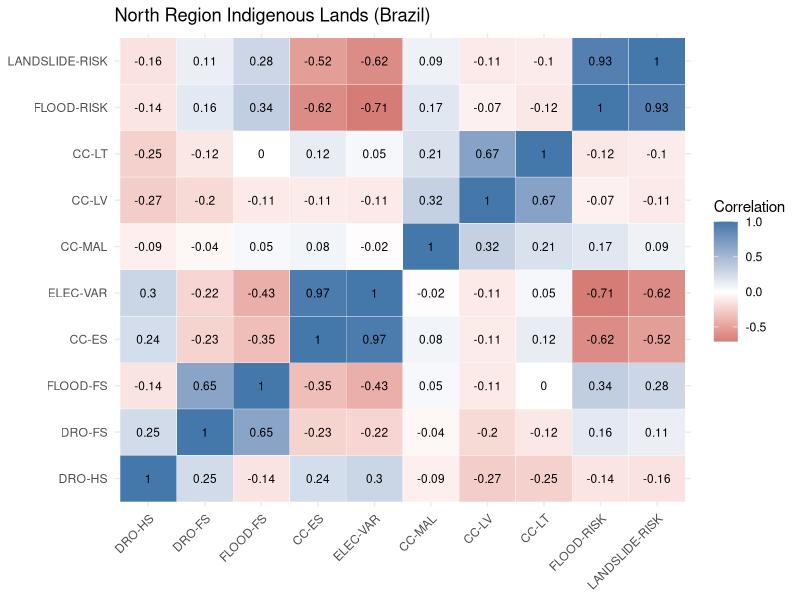
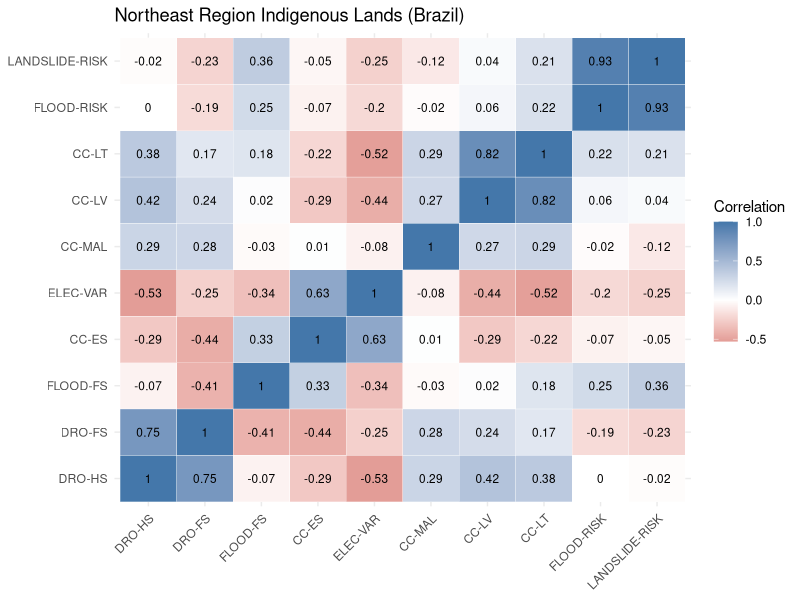
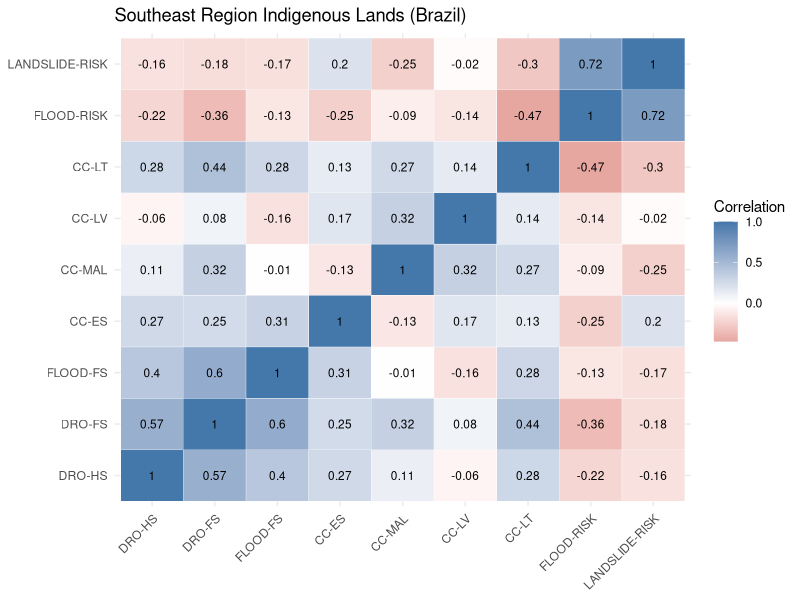
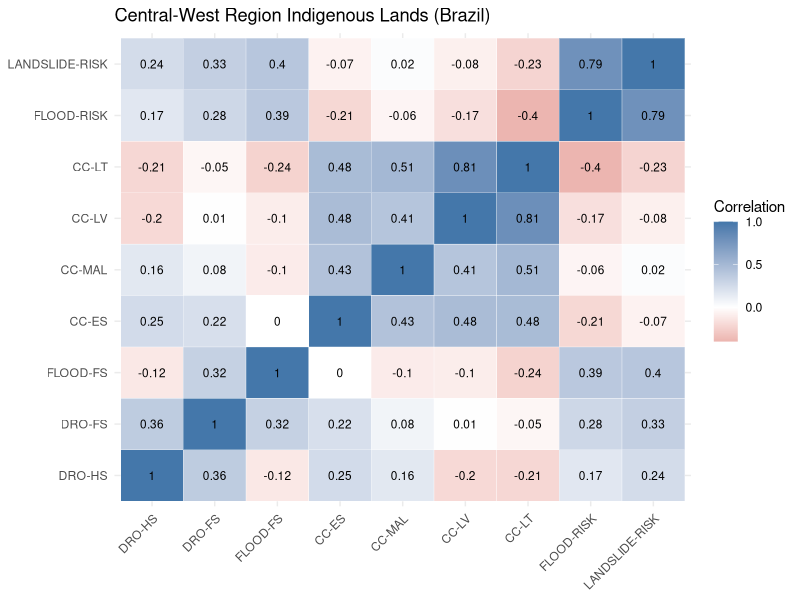
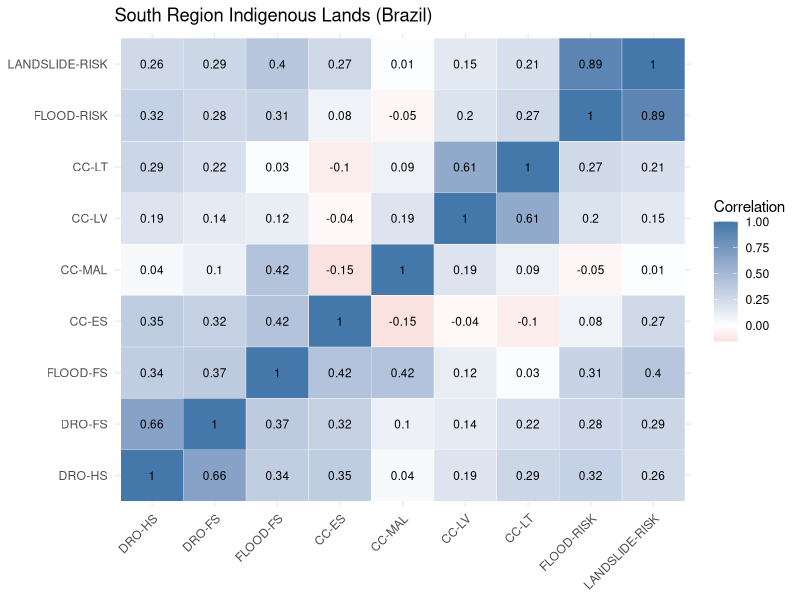
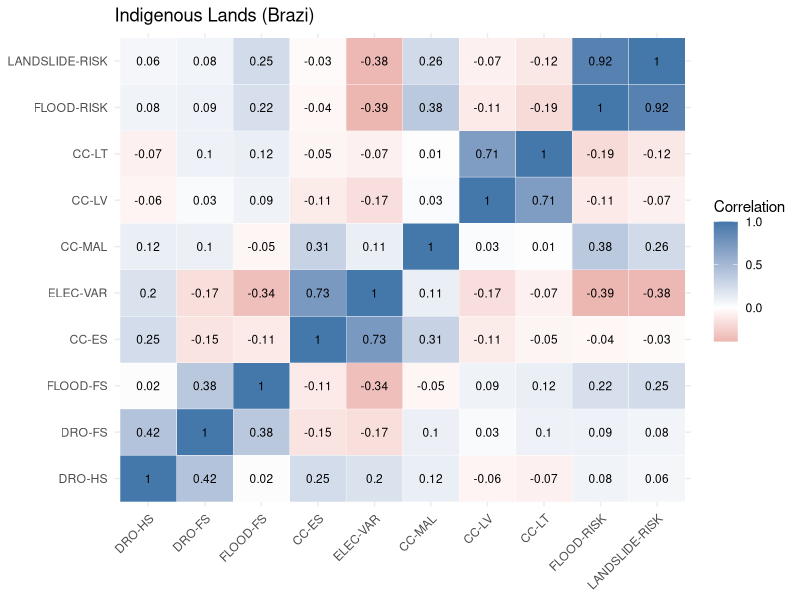
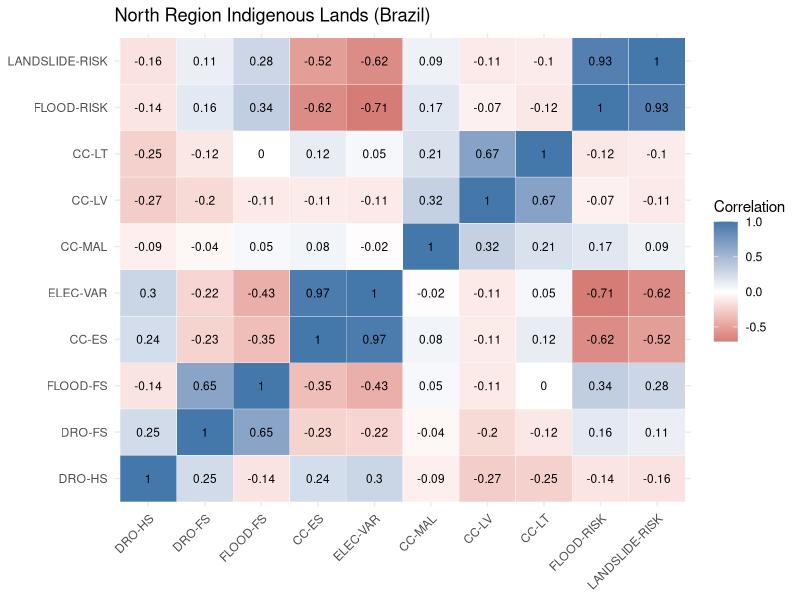
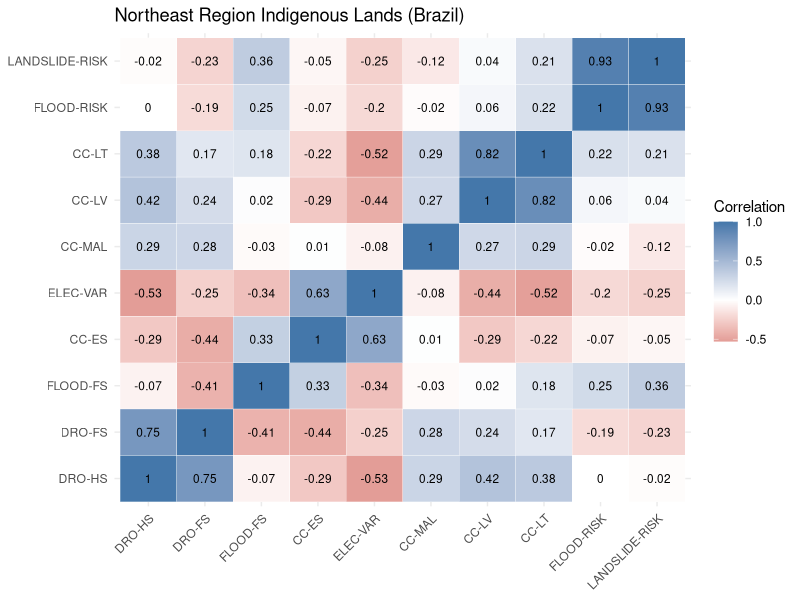

The R script that drew these images, in order:
#INSTALANDO E CARREGANDO OS PACOTES NECESSÁRIOS
install.packages("readxl")
install.packages("tidyverse")
install.packages("patchwork")

library(tidyverse)
library(readxl)
library(patchwork)

#IMPORTANDO AS PLANILHAS
ti<-read_excel("tabela_final_ind.xlsx")

#AJUSTANDO AS COLUNAS COM NOMES PADRONIZADOS E ABREVIAÇÕES QUE VÃO AJUDAR NO LAYOUT DA MATRIZ DE CORRELAÇÃO + MATRIZ DE CORRELAÇÃO SOMENTE PARAA  REGIÃO NORTE
glimpse(ti)

ti<-ti%>%
  rename("DRO-HS"=seca_rischidro, "DRO-FS"=seca_segali, "FLOOD-FS"=chuva_segali, "CC-ES"=segener_acesso, "ELEC-VAR"=segener_disp, "CC-MAL"=saude_malaria, "CC-LV"=saude_leishmaniose_visceral, "CC-LT"= saude_leishmaniose_tegumentar, "FLOOD-RISK"=inudacoes_des_hidro, "LANDSLIDE-RISK"=deslizamento_des_hidro )

ti_regiao<-ti%>%
  filter(NM_REGIAO=="Norte")

ti_regiao_num<-ti_regiao%>%
  select(-name,-NM_REGIAO)

#DATA FRAME SOMENTE COM VALORES
df <- ti_regiao_num  

corr_mat <- cor(df)

cor_long <- as.data.frame(as.table(corr_mat)) %>%
  rename(var1 = Var1, var2 = Var2, corr = Freq)  

north<-ggplot(cor_long, aes(x = var1, y = var2, fill = corr)) +
  geom_tile(color = "white") +                # Tiles coloridos
  scale_fill_gradient2(low = "#BB4444", mid = "white", high = "#4477AA", midpoint = 0) + # Escala divergente
  geom_text(aes(label = round(corr, 2)), size = 3) + # Mostrar valores arredondados
  theme_minimal() +
  theme(axis.text.x = element_text(angle = 45, vjust = 1, hjust=1)) + # Ajustar texto do eixo x
  labs(title = "North Region Indigenous Lands (Brazil)", fill = "Correlation")+
  ylab(NULL)+
  xlab(NULL)
north

ggsave(filename = "cor_il_north.jpeg", plot = north, dpi = 600, width = 8, height = 6, units = "in")


######PARA A REGIÃO NORDESTE######

ti<-read_excel("tabela_final_ind.xlsx")

#AJUSTANDO OS DADOS 
glimpse(ti)

#AJUSTANDO AS COLUNAS COM NOMES PADRONIZADOS E ABREVIAÇÕES QUE VÃO AJUDAR NO LAYOUT DA MATRIZ DE CORRELAÇÃO + MATRIZ DE CORRELAÇÃO SOMENTE PARAA  REGIÃO NORDESTE

ti<-ti%>%
  rename("DRO-HS"=seca_rischidro, "DRO-FS"=seca_segali, "FLOOD-FS"=chuva_segali, "CC-ES"=segener_acesso, "ELEC-VAR"=segener_disp, "CC-MAL"=saude_malaria, "CC-LV"=saude_leishmaniose_visceral, "CC-LT"= saude_leishmaniose_tegumentar, "FLOOD-RISK"=inudacoes_des_hidro, "LANDSLIDE-RISK"=deslizamento_des_hidro )

ti_regiao<-ti%>%
  filter(NM_REGIAO=="Nordeste")

ti_regiao_num<-ti_regiao%>%
  select(-name,-NM_REGIAO)

#DATA FRAME SOMENTE COM VALORES
df <- ti_regiao_num 

cor_mat <- cor(df)

cor_long <- as.data.frame(as.table(cor_mat)) %>%
  rename(var1 = Var1, var2 = Var2, corr = Freq)

northeast<-ggplot(cor_long, aes(x = var1, y = var2, fill = corr)) +
  geom_tile(color = "white") +                # Tiles coloridos
  scale_fill_gradient2(low = "#BB4444", mid = "white", high = "#4477AA", midpoint = 0) + # Escala divergente
  geom_text(aes(label = round(corr, 2)), size = 3) + # Mostrar valores arredondados
  theme_minimal() +
  theme(axis.text.x = element_text(angle = 45, vjust = 1, hjust=1)) + # Ajustar texto do eixo x
  labs(title = "Northeast Region Indigenous Lands (Brazil)", fill = "Correlation")+
  ylab(NULL)+
  xlab(NULL)
northeast

ggsave(filename = "cor_il_northeast.jpeg", plot = northeast, dpi = 600, width = 8, height = 6, units = "in")


######PARA A REGIÃO SUDESTE######

ti<-read_excel("tabela_final_ind.xlsx")

#AJUSTANDO AS COLUNAS COM NOMES PADRONIZADOS E ABREVIAÇÕES QUE VÃO AJUDAR NO LAYOUT DA MATRIZ DE CORRELAÇÃO + MATRIZ DE CORRELAÇÃO SOMENTE PARAA  REGIÃO SUDESTE
glimpse(ti)

ti<-ti%>%
  rename("DRO-HS"=seca_rischidro, "DRO-FS"=seca_segali, "FLOOD-FS"=chuva_segali, "CC-ES"=segener_acesso, "ELEC-VAR"=segener_disp, "CC-MAL"=saude_malaria, "CC-LV"=saude_leishmaniose_visceral, "CC-LT"= saude_leishmaniose_tegumentar, "FLOOD-RISK"=inudacoes_des_hidro, "LANDSLIDE-RISK"=deslizamento_des_hidro )

ti_regiao<-ti%>%
  filter(NM_REGIAO=="Sudeste")

ti_regiao_num<-ti_regiao%>%
  select(-name,-NM_REGIAO,-`ELEC-VAR`)

#DATA FRAME SOMENTE COM VALORES
df <- ti_regiao_num 

cor_mat <- cor(df)

cor_long <- as.data.frame(as.table(cor_mat)) %>%
  rename(var1 = Var1, var2 = Var2, corr = Freq)

southeast<-ggplot(cor_long, aes(x = var1, y = var2, fill = corr)) +
  geom_tile(color = "white") +                # Tiles coloridos
  scale_fill_gradient2(low = "#BB4444", mid = "white", high = "#4477AA", midpoint = 0) + # Escala divergente
  geom_text(aes(label = round(corr, 2)), size = 3) + # Mostrar valores arredondados
  theme_minimal() +
  theme(axis.text.x = element_text(angle = 45, vjust = 1, hjust=1)) + # Ajustar texto do eixo x
  labs(title = "Southeast Region Indigenous Lands (Brazil)", fill = "Correlation")+
  ylab(NULL)+
  xlab(NULL)
southeast

ggsave(filename = "cor_il_southeast.jpeg", plot = southeast, dpi = 600, width = 8, height = 6, units = "in")


######PARA A REGIÃO CENTRO-OESTE######

ti<-read_excel("tabela_final_ind.xlsx")

#AJUSTANDO AS COLUNAS COM NOMES PADRONIZADOS E ABREVIAÇÕES QUE VÃO AJUDAR NO LAYOUT DA MATRIZ DE CORRELAÇÃO + MATRIZ DE CORRELAÇÃO SOMENTE PARAA  REGIÃO CENTRO-OESTE
glimpse(ti)

ti<-ti%>%
  rename("DRO-HS"=seca_rischidro, "DRO-FS"=seca_segali, "FLOOD-FS"=chuva_segali, "CC-ES"=segener_acesso, "ELEC-VAR"=segener_disp, "CC-MAL"=saude_malaria, "CC-LV"=saude_leishmaniose_visceral, "CC-LT"= saude_leishmaniose_tegumentar, "FLOOD-RISK"=inudacoes_des_hidro, "LANDSLIDE-RISK"=deslizamento_des_hidro )

ti_regiao<-ti%>%
  filter(NM_REGIAO=="Centro-oeste")

ti_regiao_num<-ti_regiao%>%
  select(-name,-NM_REGIAO,-`ELEC-VAR`)

#DATA FRAME SOMENTE COM VALORES
df <- ti_regiao_num  

cor_mat <- cor(df)

cor_long <- as.data.frame(as.table(cor_mat)) %>%
  rename(var1 = Var1, var2 = Var2, corr = Freq)

cw<-ggplot(cor_long, aes(x = var1, y = var2, fill = corr)) +
  geom_tile(color = "white") +                # Tiles coloridos
  scale_fill_gradient2(low = "#BB4444", mid = "white", high = "#4477AA", midpoint = 0) + # Escala divergente
  geom_text(aes(label = round(corr, 2)), size = 3) + # Mostrar valores arredondados
  theme_minimal() +
  theme(axis.text.x = element_text(angle = 45, vjust = 1, hjust=1)) + # Ajustar texto do eixo x
  labs(title = "Central-West Region Indigenous Lands (Brazil)", fill = "Correlation")+
  ylab(NULL)+
  xlab(NULL)
cw

ggsave(filename = "cor_il_cw.jpeg", plot = cw, dpi = 600, width = 8, height = 6, units = "in")


######PARA A REGIÃO SUL######

ti<-read_excel("tabela_final_ind.xlsx")

#AJUSTANDO AS COLUNAS COM NOMES PADRONIZADOS E ABREVIAÇÕES QUE VÃO AJUDAR NO LAYOUT DA MATRIZ DE CORRELAÇÃO + MATRIZ DE CORRELAÇÃO SOMENTE PARAA  REGIÃO SUL
glimpse(ti)

ti<-ti%>%
  rename("DRO-HS"=seca_rischidro, "DRO-FS"=seca_segali, "FLOOD-FS"=chuva_segali, "CC-ES"=segener_acesso, "ELEC-VAR"=segener_disp, "CC-MAL"=saude_malaria, "CC-LV"=saude_leishmaniose_visceral, "CC-LT"= saude_leishmaniose_tegumentar, "FLOOD-RISK"=inudacoes_des_hidro, "LANDSLIDE-RISK"=deslizamento_des_hidro )

ti_regiao<-ti%>%
  filter(NM_REGIAO=="Sul")

ti_regiao_num<-ti_regiao%>%
  select(-name,-NM_REGIAO,-`ELEC-VAR`)

#DATA FRAME SOMENTE COM VALORES
df <- ti_regiao_num  

cor_mat <- cor(df)

cor_long <- as.data.frame(as.table(cor_mat)) %>%
  rename(var1 = Var1, var2 = Var2, corr = Freq)

south<-ggplot(cor_long, aes(x = var1, y = var2, fill = corr)) +
  geom_tile(color = "white") +                # Tiles coloridos
  scale_fill_gradient2(low = "#BB4444", mid = "white", high = "#4477AA", midpoint = 0) + # Escala divergente
  geom_text(aes(label = round(corr, 2)), size = 3) + # Mostrar valores arredondados
  theme_minimal() +
  theme(axis.text.x = element_text(angle = 45, vjust = 1, hjust=1)) + # Ajustar texto do eixo x
  labs(title = "South Region Indigenous Lands (Brazil)", fill = "Correlation")+
  ylab(NULL)+
  xlab(NULL)
south

ggsave(filename = "cor_il_south.jpeg", plot =south, dpi = 600, width = 8, height = 6, units = "in")


######PARA O BRASIL GERAL######

ti<-read_excel("tabela_final_ind.xlsx")

#AJUSTANDO AS COLUNAS COM NOMES PADRONIZADOS E ABREVIAÇÕES QUE VÃO AJUDAR NO LAYOUT DA MATRIZ DE CORRELAÇÃO + MATRIZ DE CORRELAÇÃO PARA TODO O BRASIL

glimpse(ti)

ti<-ti%>%
  rename("DRO-HS"=seca_rischidro, "DRO-FS"=seca_segali, "FLOOD-FS"=chuva_segali, "CC-ES"=segener_acesso, "ELEC-VAR"=segener_disp, "CC-MAL"=saude_malaria, "CC-LV"=saude_leishmaniose_visceral, "CC-LT"= saude_leishmaniose_tegumentar, "FLOOD-RISK"=inudacoes_des_hidro, "LANDSLIDE-RISK"=deslizamento_des_hidro )

ti_regiao_num<-ti%>%
  select(-name,-NM_REGIAO)

#DATA FRAME SOMENTE COM VALORES
df <- ti_regiao_num  

cor_mat <- cor(df)

cor_long <- as.data.frame(as.table(cor_mat)) %>%
  rename(var1 = Var1, var2 = Var2, corr = Freq)

br<-ggplot(cor_long, aes(x = var1, y = var2, fill = corr)) +
  geom_tile(color = "white") +                # Tiles coloridos
  scale_fill_gradient2(low = "#BB4444", mid = "white", high = "#4477AA", midpoint = 0) + # Escala divergente
  geom_text(aes(label = round(corr, 2)), size = 3) + # Mostrar valores arredondados
  theme_minimal() +
  theme(axis.text.x = element_text(angle = 45, vjust = 1, hjust=1)) + # Ajustar texto do eixo x
  labs(title = "Indigenous Lands (Brazi)", fill = "Correlation")+
  ylab(NULL)+
  xlab(NULL)
br

ggsave(filename = "cor_il_br.jpeg", plot =br, dpi = 600, width = 8, height = 6, units = "in")

